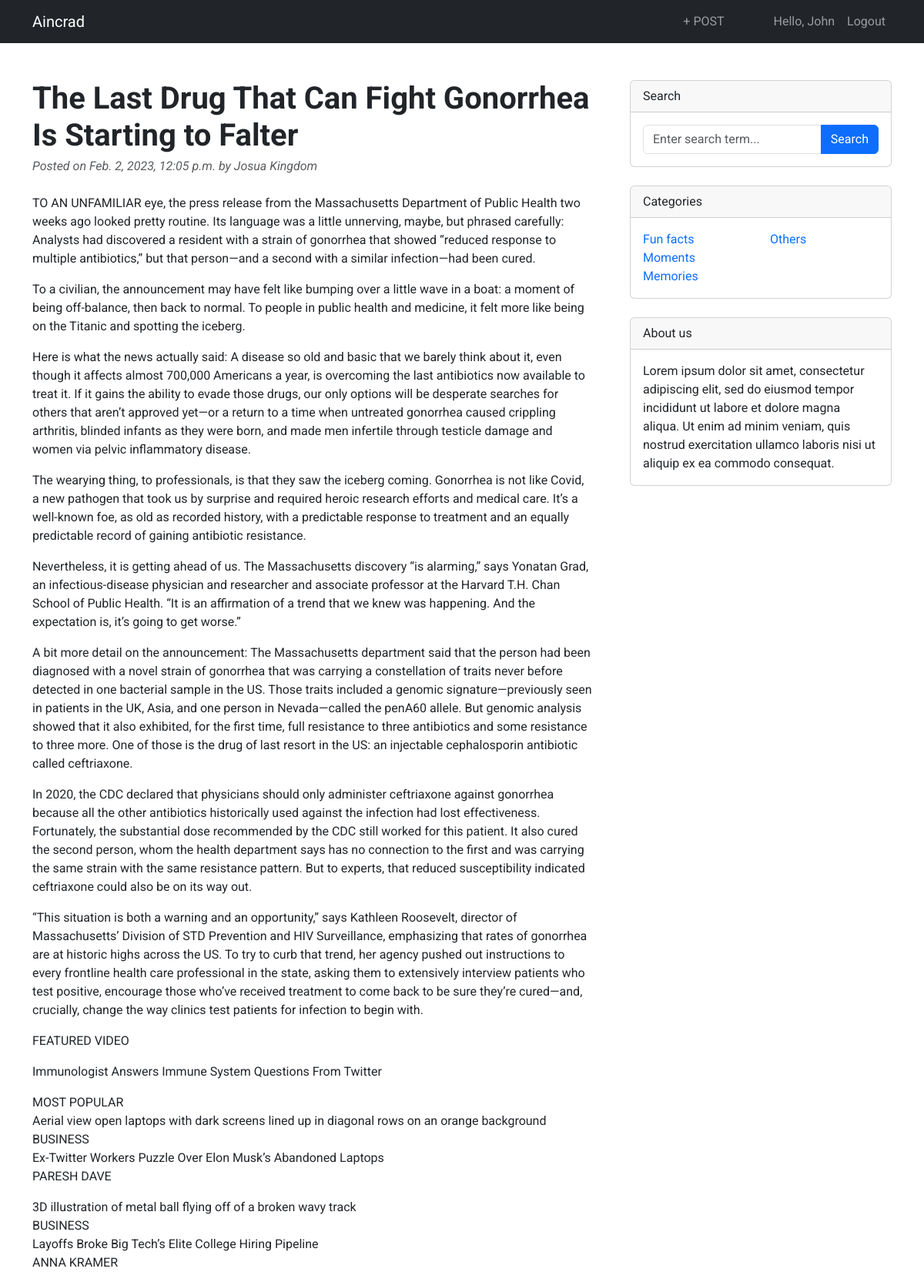
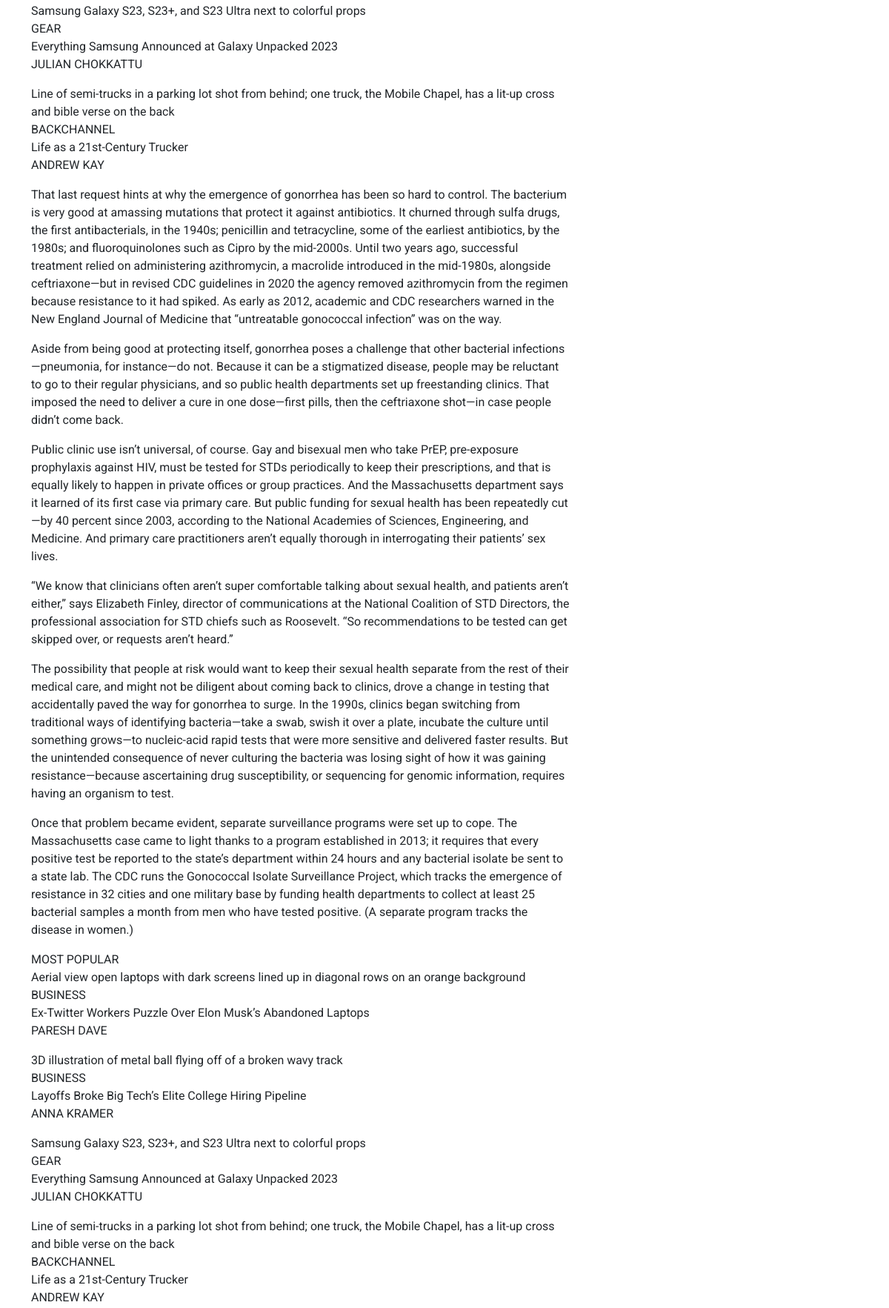
Page /post/9/ (signed in, upper part) on the committed database (2 pictures, top to bottom).
### accounts/models.py (models this page shows, shortened)
class CustomUser(AbstractBaseUser, PermissionsMixin):
    email = models.CharField(gettext_lazy('email address'),max_length=40, unique=True)
    username = models.CharField(max_length=150, unique=True)
    first_name = models.CharField(max_length=150)
    last_name = models.CharField(max_length=150)
    date_joined = models.DateTimeField(default=timezone.now)
    age = models.PositiveIntegerField(null=True, blank=True)
    description = models.TextField(blank=True, null=True)
    profile_image = models.ImageField(upload_to='profile_pics', blank=True, null=True)
    country = models.CharField(max_length=150, blank=True, null=True)
    is_staff = models.BooleanField(default=False)
    is_active = models.BooleanField(default=True) # if user_verified: True
    objects = CustomAccountManager()
    USERNAME_FIELD = 'email'
    REQUIRED_FIELDS = ['username', 'first_name', 'last_name']
    class Meta:
        ordering = ["-username"]

### core/models.py (models this page shows, shortened)
class Post(models.Model):
    title = models.CharField(max_length=200)
    author = models.ForeignKey(settings.AUTH_USER_MODEL, on_delete=models.CASCADE, related_name='blog_posts')
    created_on = models.DateTimeField(auto_now_add=True)
    content = models.TextField()
    update_on = models.DateTimeField(auto_now=True)
    class Meta:
        ordering = ['-created_on']

### core/views.py (the view)
# urls.py: path('post/<int:pk>/', views.post_detail, name='post_detail'),
def post_detail(request, pk):
    template_name = 'post_detail.html'
    post = get_object_or_404(Post, id=pk)
    comments = post.comments.all()
    new_comment = None
    if request.method == 'POST':
        comment_form = CommentForm(data=request.POST)
        if comment_form.is_valid():
            new_comment = comment_form.save(commit=False)
            new_comment.post = post
            new_comment.name = request.user
            new_comment.save()
            return redirect('/post/{}'.format(pk))
    else:
        comment_form = CommentForm()
    return render(request, template_name, {'post': post,
                                            'comments': comments,
                                            'new_comment': new_comment,
                                            'comment_form': comment_form,
                                            })

### core/forms.py
class CommentForm(forms.ModelForm):
    class Meta:
        model = Comment
        fields = ['body']
        labels = {'body': '',}
        widgets = {
            'body': forms.Textarea(attrs={'class': 'form-control',
                                          'placeholder': 'Join the discussion and leave a comment!',
                                          'rows': '3',
                                          'style': 'resize: none'})
        }

### templates/post_detail.html (shortened to what this page needs)
{% extends 'base.html' %}
{% load bootstrap5 %}
{% load static %}
{% block content %}
<div class="container mt-5">
    <div class="row g-5">
        <div class="col-lg-8">
            <article>
                <header class="mb-4">
                    <h1 class="fw-bolder mb-1">{{ post.title }}</h1>
                    <div class="text-muted fst-italic mb-2">Posted on {{ post.created_on }} by {{ post.author.first_name }} {{ post.author.last_name }}</div>
                </header>
                <section class="mb-5">
                    <p class="fs-5 mb-4">{{ post.content | safe | linebreaks }}</p>
                </section>
            </article>
        </div>
        {% block sidebar %} {% include 'commons/sidebar.html' %} {% endblock sidebar %}
    </div>
</div>
{% endblock content %}

### templates/base.html (shortened to what this page needs)
<!DOCTYPE html>
{% load bootstrap5 %}
{% load static %}
<html lang="en">
<head>
    {% bootstrap_css %}
    <link href="{% static 'css/base.css' %}" rel="stylesheet">
</head>
<body>
    <nav class="navbar navbar-expand-lg navbar-dark bg-dark">
        <div class="container">
            <a class="navbar-brand" href="{% url 'home' %}">Aincrad</a>
            <div class="navbar-collapse collapse" id="navbarSupportedContent">
                <ul class="navbar-nav ms-auto mb-2 mb-lg-0">
                    {% if user.is_authenticated %}
                        <li class="nav-item me-5"><a class="nav-link" href="{% url 'post_create' %}">+ POST</a></li>
                        <li class="nav-item"><a class="nav-link" href="{% url 'user_index' user.pk %}">Hello, {{ user.first_name }}</a></li>
                        <li class="nav-item"><a class="nav-link fs-6" href="{% url 'logout' %}">Logout</a></li>
                    {% else %}
                        <li class="nav-item"><a class="nav-link" href="{% url 'login' %}">Login</a></li>
                        <li class="nav-item"><a class="nav-link" href="{% url 'signup' %}">Register</a></li>
                    {% endif %}
                </ul>
            </div>
        </div>
    </nav>
    {% block messages %} {% include 'commons/messages.html' %} {% endblock messages %}
    {% block content %}
    {% endblock content %}
</body>
</html>

### static/css/base.css (style rules this page uses)
html { position: relative; min-height: 100%; }
body { margin: 0 0 100px 0; font-family: "Roboto", sans-serif; font-size: 1rem; font-weight: 400; line-height: 1.5; color: #212529; box-sizing: border-box; background-color: #fff; }
@media (prefers-reduced-motion: no-preference) { :root { scroll-behavior: smooth; } }

### rows in the picture
CustomUser: first_name "John"
Post: title "The Last Drug That Can Fight Gonorrhea Is Starting to Falter", created_on "Feb. 2, 2023, 12:05 p.m.", author.first_name "Josua", author.last_name "Kingdom", content "TO AN UNFAMILIAR eye, the press release from the Massachusetts Department of Public Health two weeks ago looked pretty routine. Its language was a little unnerving, maybe, but phrased carefully: Analysts had discovered a resident with a strain of gonorrhea that showed “reduced response to multiple antibiotics,” but that person—and a second with a similar infection—had been cured. To a civilian, the announcement may have felt like bumping over a little wave in a boat: a moment of being off-balance, then back to normal. To people in public health and medicine, it felt more like being on the Titanic and spotting the iceberg. Here is what the news actually said: A disease so old and basic that…"
